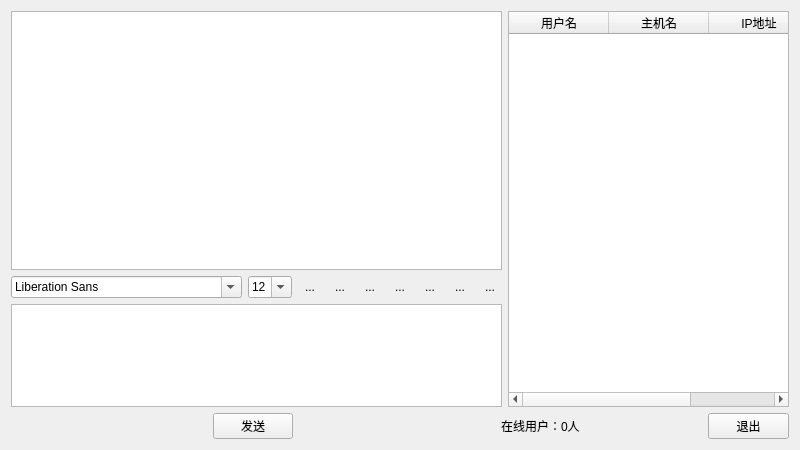
<?xml version="1.0" encoding="UTF-8"?>
<ui version="4.0">
 <class>Widget</class>
 <widget class="QWidget" name="Widget">
  <property name="geometry">
   <rect>
    <x>0</x>
    <y>0</y>
    <width>800</width>
    <height>450</height>
   </rect>
  </property>
  <property name="windowTitle">
   <string>局域网聊天工具</string>
  </property>
  <layout class="QVBoxLayout" name="verticalLayout">
   <item>
    <layout class="QHBoxLayout" name="horizontalLayout_3">
     <item>
      <layout class="QVBoxLayout" name="verticalLayout_2" stretch="5,0,2">
       <property name="spacing">
        <number>6</number>
       </property>
       <item>
        <widget class="QTextBrowser" name="messageBrowser"/>
       </item>
       <item>
        <layout class="QHBoxLayout" name="horizontalLayout_2" stretch="0,0,0,0,0,0,0,0,0">
         <property name="spacing">
          <number>6</number>
         </property>
         <item>
          <widget class="QFontComboBox" name="fontComboBox"/>
         </item>
         <item>
          <widget class="QComboBox" name="sizeComboBox">
           <property name="editable">
            <bool>true</bool>
           </property>
           <property name="currentIndex">
            <number>3</number>
           </property>
           <item>
            <property name="text">
             <string>9</string>
            </property>
           </item>
           <item>
            <property name="text">
             <string>10</string>
            </property>
           </item>
           <item>
            <property name="text">
             <string>11</string>
            </property>
           </item>
           <item>
            <property name="text">
             <string>12</string>
            </property>
           </item>
           <item>
            <property name="text">
             <string>13</string>
            </property>
           </item>
           <item>
            <property name="text">
             <string>14</string>
            </property>
           </item>
           <item>
            <property name="text">
             <string>15</string>
            </property>
           </item>
           <item>
            <property name="text">
             <string>16</string>
            </property>
           </item>
           <item>
            <property name="text">
             <string>17</string>
            </property>
           </item>
           <item>
            <property name="text">
             <string>18</string>
            </property>
           </item>
           <item>
            <property name="text">
             <string>19</string>
            </property>
           </item>
           <item>
            <property name="text">
             <string>20</string>
            </property>
           </item>
           <item>
            <property name="text">
             <string>21</string>
            </property>
           </item>
           <item>
            <property name="text">
             <string>22</string>
            </property>
           </item>
          </widget>
         </item>
         <item>
          <widget class="QToolButton" name="boldToolBtn">
           <property name="toolTip">
            <string>加粗</string>
           </property>
           <property name="text">
            <string>...</string>
           </property>
           <property name="icon">
            <iconset>
             <selectedon>:/images/bold.png</selectedon>
            </iconset>
           </property>
           <property name="iconSize">
            <size>
             <width>22</width>
             <height>22</height>
            </size>
           </property>
           <property name="checkable">
            <bool>true</bool>
           </property>
           <property name="autoRaise">
            <bool>true</bool>
           </property>
          </widget>
         </item>
         <item>
          <widget class="QToolButton" name="italicToolBtn">
           <property name="toolTip">
            <string>倾斜</string>
           </property>
           <property name="text">
            <string>...</string>
           </property>
           <property name="icon">
            <iconset>
             <selectedon>:/images/italic.png</selectedon>
            </iconset>
           </property>
           <property name="iconSize">
            <size>
             <width>22</width>
             <height>22</height>
            </size>
           </property>
           <property name="checkable">
            <bool>true</bool>
           </property>
           <property name="autoRaise">
            <bool>true</bool>
           </property>
          </widget>
         </item>
         <item>
          <widget class="QToolButton" name="underlineToolBtn">
           <property name="toolTip">
            <string>下划线</string>
           </property>
           <property name="text">
            <string>...</string>
           </property>
           <property name="icon">
            <iconset>
             <selectedon>:/images/under.png</selectedon>
            </iconset>
           </property>
           <property name="iconSize">
            <size>
             <width>22</width>
             <height>22</height>
            </size>
           </property>
           <property name="checkable">
            <bool>true</bool>
           </property>
           <property name="autoRaise">
            <bool>true</bool>
           </property>
          </widget>
         </item>
         <item>
          <widget class="QToolButton" name="colorToolBtn">
           <property name="toolTip">
            <string>更改字体颜色</string>
           </property>
           <property name="text">
            <string>...</string>
           </property>
           <property name="icon">
            <iconset>
             <selectedon>:/images/color.png</selectedon>
            </iconset>
           </property>
           <property name="iconSize">
            <size>
             <width>22</width>
             <height>22</height>
            </size>
           </property>
           <property name="autoRaise">
            <bool>true</bool>
           </property>
          </widget>
         </item>
         <item>
          <widget class="QToolButton" name="sendToolBtn">
           <property name="toolTip">
            <string>传输文件</string>
           </property>
           <property name="text">
            <string>...</string>
           </property>
           <property name="icon">
            <iconset>
             <selectedon>:/images/send.png</selectedon>
            </iconset>
           </property>
           <property name="iconSize">
            <size>
             <width>22</width>
             <height>22</height>
            </size>
           </property>
           <property name="autoRaise">
            <bool>true</bool>
           </property>
          </widget>
         </item>
         <item>
          <widget class="QToolButton" name="saveToolBtn">
           <property name="toolTip">
            <string>保存聊天记录</string>
           </property>
           <property name="text">
            <string>...</string>
           </property>
           <property name="icon">
            <iconset>
             <selectedon>:/images/save.png</selectedon>
            </iconset>
           </property>
           <property name="iconSize">
            <size>
             <width>22</width>
             <height>22</height>
            </size>
           </property>
           <property name="autoRaise">
            <bool>true</bool>
           </property>
          </widget>
         </item>
         <item>
          <widget class="QToolButton" name="clearToolBtn">
           <property name="toolTip">
            <string>清空聊天记录</string>
           </property>
           <property name="text">
            <string>...</string>
           </property>
           <property name="icon">
            <iconset>
             <selectedon>:/images/clear.png</selectedon>
            </iconset>
           </property>
           <property name="iconSize">
            <size>
             <width>22</width>
             <height>22</height>
            </size>
           </property>
           <property name="autoRaise">
            <bool>true</bool>
           </property>
          </widget>
         </item>
        </layout>
       </item>
       <item>
        <widget class="QTextEdit" name="messageTextEdit"/>
       </item>
      </layout>
     </item>
     <item>
      <widget class="QTableWidget" name="userTableWidget">
       <property name="enabled">
        <bool>true</bool>
       </property>
       <property name="selectionMode">
        <enum>QAbstractItemView::SingleSelection</enum>
       </property>
       <property name="selectionBehavior">
        <enum>QAbstractItemView::SelectRows</enum>
       </property>
       <property name="showGrid">
        <bool>false</bool>
       </property>
       <column>
        <property name="text">
         <string>用户名</string>
        </property>
       </column>
       <column>
        <property name="text">
         <string>主机名</string>
        </property>
       </column>
       <column>
        <property name="text">
         <string>IP地址</string>
        </property>
       </column>
      </widget>
     </item>
    </layout>
   </item>
   <item>
    <layout class="QHBoxLayout" name="horizontalLayout_4" stretch="5,2,5,3,2,2">
     <item>
      <spacer name="horizontalSpacer_3">
       <property name="orientation">
        <enum>Qt::Horizontal</enum>
       </property>
       <property name="sizeHint" stdset="0">
        <size>
         <width>40</width>
         <height>20</height>
        </size>
       </property>
      </spacer>
     </item>
     <item>
      <widget class="QPushButton" name="sendButton">
       <property name="text">
        <string>发送</string>
       </property>
      </widget>
     </item>
     <item>
      <spacer name="horizontalSpacer">
       <property name="orientation">
        <enum>Qt::Horizontal</enum>
       </property>
       <property name="sizeHint" stdset="0">
        <size>
         <width>40</width>
         <height>20</height>
        </size>
       </property>
      </spacer>
     </item>
     <item>
      <widget class="QLabel" name="userNumLabel">
       <property name="sizePolicy">
        <sizepolicy hsizetype="Preferred" vsizetype="MinimumExpanding">
         <horstretch>0</horstretch>
         <verstretch>0</verstretch>
        </sizepolicy>
       </property>
       <property name="text">
        <string>&lt;html&gt;&lt;head/&gt;&lt;body&gt;&lt;p&gt;在线用户：0人&lt;/p&gt;&lt;/body&gt;&lt;/html&gt;</string>
       </property>
      </widget>
     </item>
     <item>
      <spacer name="horizontalSpacer_2">
       <property name="orientation">
        <enum>Qt::Horizontal</enum>
       </property>
       <property name="sizeHint" stdset="0">
        <size>
         <width>40</width>
         <height>20</height>
        </size>
       </property>
      </spacer>
     </item>
     <item>
      <widget class="QPushButton" name="exitButton">
       <property name="text">
        <string>退出</string>
       </property>
      </widget>
     </item>
    </layout>
   </item>
  </layout>
 </widget>
 <layoutdefault spacing="6" margin="11"/>
 <resources/>
 <connections/>
</ui>
